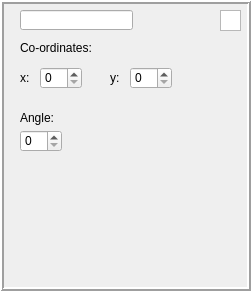
   <widget class="QFrame" name="propertyPanel">
    <property name="geometry">
     <rect>
      <x>940</x>
      <y>80</y>
      <width>251</width>
      <height>291</height>
     </rect>
    </property>
    <property name="frameShape">
     <enum>QFrame::Box</enum>
    </property>
    <property name="frameShadow">
     <enum>QFrame::Raised</enum>
    </property>
    <property name="lineWidth">
     <number>2</number>
    </property>
    <widget class="QLabel" name="XLabel">
     <property name="geometry">
      <rect>
       <x>20</x>
       <y>70</y>
       <width>21</width>
       <height>16</height>
      </rect>
     </property>
     <property name="text">
      <string>x:</string>
     </property>
    </widget>
    <widget class="ClickableGraphic" name="closePropertyPanel">
     <property name="geometry">
      <rect>
       <x>220</x>
       <y>10</y>
       <width>21</width>
       <height>21</height>
      </rect>
     </property>
     <property name="verticalScrollBarPolicy">
      <enum>Qt::ScrollBarAlwaysOff</enum>
     </property>
     <property name="horizontalScrollBarPolicy">
      <enum>Qt::ScrollBarAlwaysOff</enum>
     </property>
     <property name="backgroundBrush">
      <brush brushstyle="NoBrush">
       <color alpha="0">
        <red>0</red>
        <green>0</green>
        <blue>0</blue>
       </color>
      </brush>
     </property>
     <property name="foregroundBrush">
      <brush brushstyle="NoBrush">
       <color alpha="0">
        <red>0</red>
        <green>0</green>
        <blue>0</blue>
       </color>
      </brush>
     </property>
    </widget>
    <widget class="QLabel" name="coordLabel">
     <property name="geometry">
      <rect>
       <x>20</x>
       <y>40</y>
       <width>71</width>
       <height>16</height>
      </rect>
     </property>
     <property name="text">
      <string>Co-ordinates:</string>
     </property>
    </widget>
    <widget class="QLineEdit" name="shapeName">
     <property name="geometry">
      <rect>
       <x>20</x>
       <y>10</y>
       <width>113</width>
       <height>20</height>
      </rect>
     </property>
    </widget>
    <widget class="QSpinBox" name="XCoord">
     <property name="geometry">
      <rect>
       <x>40</x>
       <y>67</y>
       <width>42</width>
       <height>22</height>
      </rect>
     </property>
     <property name="maximum">
      <number>500</number>
     </property>
    </widget>
    <widget class="QSpinBox" name="YCoord">
     <property name="geometry">
      <rect>
       <x>130</x>
       <y>67</y>
       <width>42</width>
       <height>22</height>
      </rect>
     </property>
     <property name="maximum">
      <number>420</number>
     </property>
    </widget>
    <widget class="QLabel" name="YLabel">
     <property name="geometry">
      <rect>
       <x>110</x>
       <y>70</y>
       <width>21</width>
       <height>16</height>
      </rect>
     </property>
     <property name="text">
      <string>y:</string>
     </property>
    </widget>
    <widget class="QLabel" name="angleLabel">
     <property name="geometry">
      <rect>
       <x>20</x>
       <y>110</y>
       <width>41</width>
       <height>16</height>
      </rect>
     </property>
     <property name="text">
      <string>Angle:</string>
     </property>
    </widget>
    <widget class="QSpinBox" name="angleDisplay">
     <property name="geometry">
      <rect>
       <x>20</x>
       <y>130</y>
       <width>42</width>
       <height>22</height>
      </rect>
     </property>
     <property name="maximum">
      <number>359</number>
     </property>
    </widget>
   </widget>
